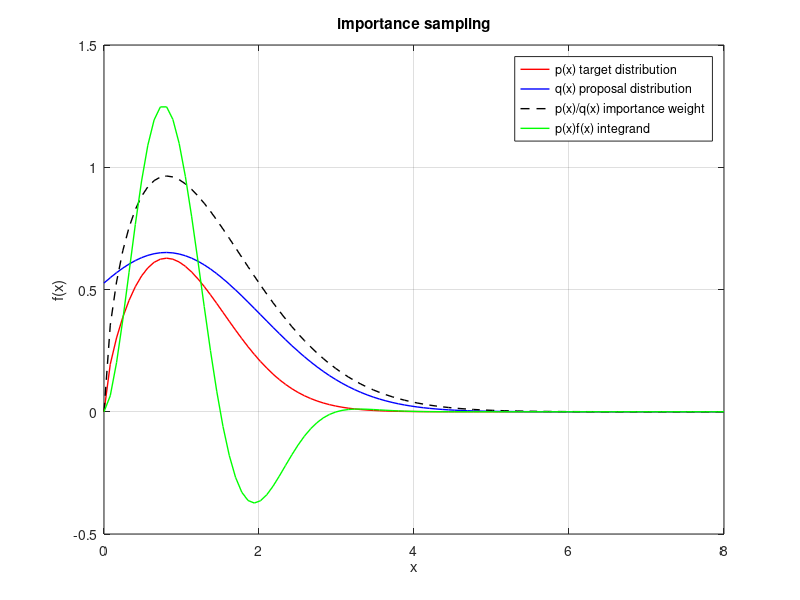
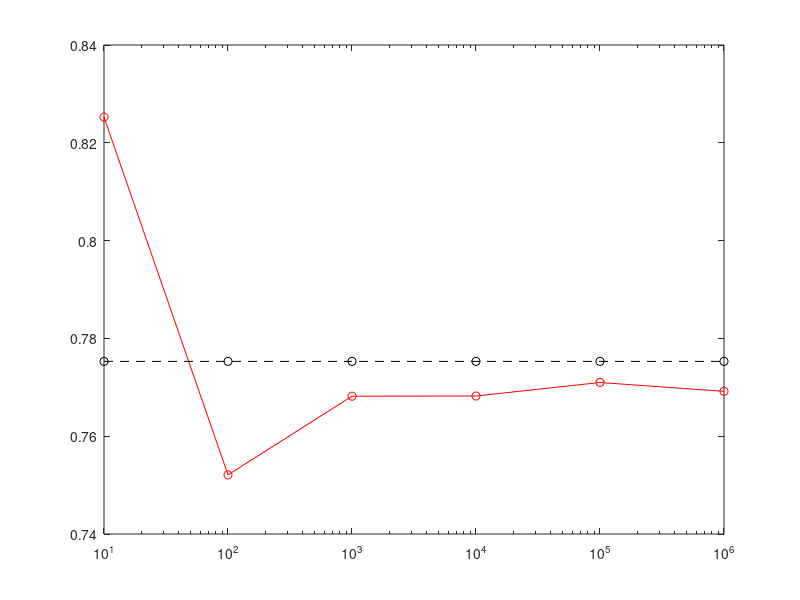

Here is the MATLAB script that generated these plots, in order: (Note: this script raises an error after producing the figures.)
%% Importance Sampling Example
%
%  E[f(x)] = int_x f(x)p(x)dx = int_x f(x)[p(x)/q(x)]q(x) dx
%  = sum_i f(x_i)w(x_i), where x_i ~ q(x)
%  e.g. for f(x) = 1(x \in A), E[f(x)] = P(A)
clearvars; 
close all;
clc;

%% f(x),  x >= 0
f = @(x) 2*sin((pi/1.5)*x);

%% target distribution p(x), x >= 0 (assume unnormalized)
k=1.65; %dof parameter
p = @(x) x.^(k-1).*exp(-x.^2/2);

%% proposal distribution q(x) (assume unnormalized)

mu = 0.8; 
sigma = sqrt(1.5); %est variance is sensitive to q(x)~N(mu,sigma)
c  = 2; %fix c, s.t. p(x) < c q(x), alternatively min D_alpha(p||q)
q  = @(x) c * 1/sqrt(2*pi*1.5) * exp(-(x-mu).^2/(2*sigma^2));

%% importance sampling

num_iter   = [1e1,1e2,1e3,1e4,1e5,1e6]; 
num_trials = 10;

f_est = {{}}; 
w_var = {{}};
for trial = 1:num_trials
    for iter = 1:length(num_iter)
        % rng(iter);
        fprintf('trial: %d, num_iter: %d\n', trial, num_iter(iter));
    
        % sample from proposal
        x = normrnd(mu,sigma,num_iter(iter),1);
  
        % discard x<0 samples
        x_pos = x .* (x>=0); 
        idx   = find(x_pos);
    
        % compute weights
        w = p(x_pos(idx)) ./ q(x_pos(idx));
    
        fw = (w/sum(w)) .* f(x_pos(idx));
        
        f_est{iter}{trial} = sum(fw);
        w_var{iter}{trial} = var(w/sum(w));
    end
end

% average E[f(x)] estimates
f_est_mean = zeros(size(f_est,2),1);
for i=1:size(f_est,2)
    f_est_mean(i) = mean([f_est{i}{:}]);
end

% average importance weight variance
w_var_mean = zeros(size(w_var,2),1);
for i=1:size(w_var,2)
    w_var_mean(i) = mean([w_var{i}{:}]);
end

% ground truth
fp  = @(x) 2 * sin((pi/1.5)*x) .* (x.^(k-1) .* exp(-x.^2/2));
f_gt = integral(fp,0,5);

% MSE
f_diff = f_est_mean - f_gt *ones(size(f_est_mean));
MSE = f_diff.*f_diff;

% effective number of samples
neff = num_iter'./(1+w_var_mean);

%% generate plots

figure; 
xx=linspace(0,8,100);
plot(xx, p(xx),'-r','linewidth',1.0); hold on; plot(xx, q(xx),'-b','linewidth',1.0); hold on;
plot(xx, p(xx)./q(xx),'--k','linewidth',1.0); hold on; plot(xx, p(xx).*f(xx),'-g','linewidth',1.0); hold on; grid on;
legend('p(x) target distribution','q(x) proposal distribution','p(x)/q(x) importance weight','p(x)f(x) integrand');
title('importance sampling'); xlabel('x'); ylabel('f(x)');

figure;
semilogx(num_iter, f_est_mean,'-or'); hold on;
semilogx(num_iter, f_gt*ones(size(num_iter)),'--ok'); hold on;
legend('E[f(x)] estimate', 'ground truth E[f(x)]','location','SE'); xlabel('number of iterations'); ylabel('E[f(x)] estimate');
title('importance sampling estimate of E[f(x)] vs iterations');

figure;
loglog(num_iter, w_var_mean,'-ob'); hold on;
loglog(num_iter, 1./sqrt(num_iter),'-or');
xlabel('number of samples'); ylabel('variance'); legend('avg w variance','1/sqrt(n)','location','SW');
title('E[f(x)] estimator variance vs number of samples');

figure;
semilogx(num_iter,neff./num_iter','-ob'); title('effective number of samples');
xlabel('number of samples'); ylabel('n effective / n'); legend('n_{eff} / n','location','SE');
